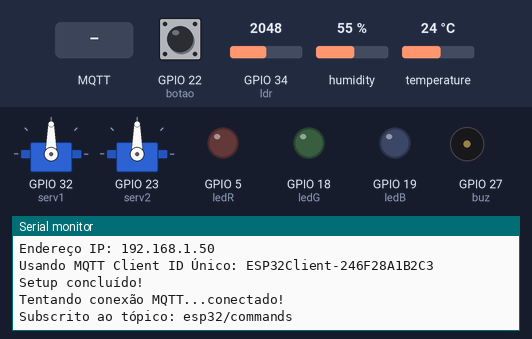
Simulated run of this sketch. Board: ESP32. Shown: 2 × servo, output pins drawn as LEDs (lit = HIGH), buzzer (waves = sounding, pin HIGH), the last lines printed to the serial monitor. The test bench sets the inputs (shaded band); at power-on: GPIO 22 (botao) HIGH, GPIO 34 (ldr) = 2048, humidity 55 %, temperature 24 °C. WiFi joins after 1.5 s; servers stay silent unless stated; uploads are accepted with an empty reply; random numbers use the default seed unless the sketch sets one; no MQTT or app messages arrive unless stated.

Above: at 2.7 s.
2.8 s: GPIO 22 (botao) pulled LOW for 0.15 s
At 3.3 s:
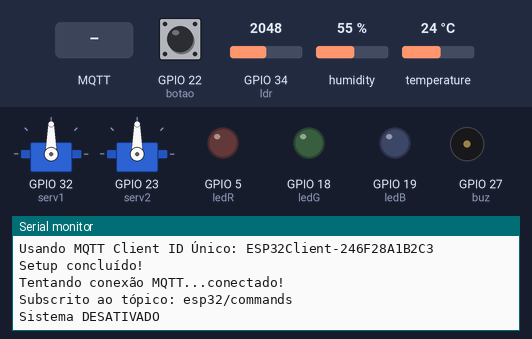
4.4 s: MQTT message "1" arrives on the first subscribed topic
At 5.6 s:
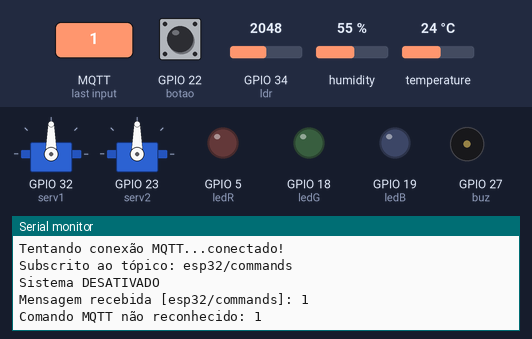
5.9 s: GPIO 22 (botao) pulled LOW for 1 s
At 7.6 s:
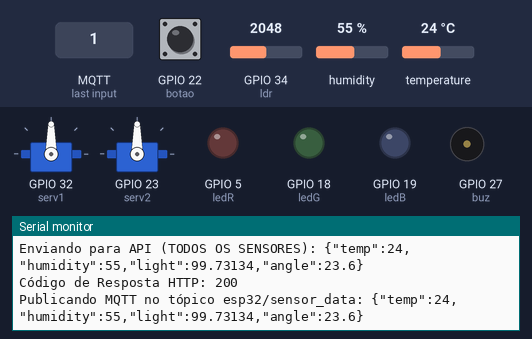

Measured:
- after the input at 2.8 s, the serial monitor: prints a new line at once (image 1)
- after the input at 4.4 s, the serial monitor: prints a new line at once (image 2)
- after the input at 5.9 s, the serial monitor: prints a new line at once (image 3)

The sketch:

controle-facial.ino
```cpp
#include "WiFi.h"
#include <PubSubClient.h>
#include <HTTPClient.h>
#include <ArduinoJson.h>
#include <DHT.h>
#include <ESP32Servo.h>

#define WIFI_SSID "Catatau"
#define WIFI_PASSWORD "ze colmeia"
#define WIFI_CHANNEL 6

#define dt 4
#define modelo DHT22
DHT dht(dt, modelo);

#define ldr 34
#define botao 22
#define serv1 32
#define serv2 23

#define ledR 5
#define ledG 18
#define ledB 19

#define buz 27

Servo servoNeck1;
Servo servoNeck2;

float temperatura = 0.0;
float umidade = 0.0;
float intensidadeLuz = 0.0;
float angle = 0.0;

unsigned long previousMillis = 0;
const long interval = 5000;
volatile bool systemEnabled = true;
volatile unsigned long lastInterruptTime = 0;

const float GAMMA = 0.7;
const float RL10 = 50.0;

const char* mqtt_server = "broker.hivemq.com";
const int mqtt_port = 1883;
String mqtt_client_id;
const char* mqtt_topic_publish = "esp32/sensor_data";
const char* mqtt_topic_subscribe = "esp32/commands";

WiFiClient espClient;
PubSubClient client(espClient);

const char* serverAddress = "https://9a6c8e2af1ee.ngrok-free.app/api/sensor-data";

void connectToWiFi();
void reconnectMQTT();
void callback(char* topic, byte* payload, unsigned int length);
void readMPU6050();
void ler_sensores();
void sendAllSensorDataHTTP();
void publishSensorDataMQTT();
void handleButtonInterrupt();

void processMqttCommand(String command);
void setLedColor(int r, int g, int b);
void beepBuzzer(String duration);
void setServoAngle(int angle);
String splitString(String data, char separator, int index);

void connectToWiFi() {
  Serial.print("Conectando à rede: ");
  Serial.println(WIFI_SSID);
  WiFi.mode(WIFI_STA);
  WiFi.begin(WIFI_SSID, WIFI_PASSWORD, WIFI_CHANNEL);
  unsigned long startAttemptTime = millis();
  while (WiFi.status() != WL_CONNECTED && millis() - startAttemptTime < 15000) {
    Serial.print(".");
    delay(500);
  }
  if (WiFi.status() == WL_CONNECTED) {
    Serial.println("\n\nConectado com sucesso!");
    Serial.print("Endereço IP: ");
    Serial.println(WiFi.localIP());
  } else {
    Serial.println("\n\nFalha ao conectar. Verifique o SSID e a senha.");
  }
}

void reconnectMQTT() {
  while (!client.connected()) {
    Serial.print("Tentando conexão MQTT...");
    if (client.connect(mqtt_client_id.c_str())) {
      Serial.println("conectado!");
      client.subscribe(mqtt_topic_subscribe);
      Serial.print("Subscrito ao tópico: ");
      Serial.println(mqtt_topic_subscribe);
    } else {
      Serial.print("falhou, rc=");
      Serial.print(client.state());
      Serial.println(" Tentando novamente em 5 segundos");
      delay(5000);
    }
  }
}

void callback(char* topic, byte* payload, unsigned int length) {
  String message = "";
  for (int i = 0; i < length; i++) {
    message += (char)payload[i];
  }
  Serial.print("Mensagem recebida [");
  Serial.print(topic);
  Serial.print("]: ");
  Serial.println(message);

  processMqttCommand(message);
}

void sendAllSensorDataHTTP() {
  if (WiFi.status() != WL_CONNECTED) {
    Serial.println("WiFi desconectado. Não é possível enviar HTTP.");
    return;
  }
  StaticJsonDocument<200> doc;
  doc["temp"] = temperatura;
  doc["humidity"] = umidade;
  doc["light"] = intensidadeLuz;
  doc["angle"] = angle;
  String jsonPayload;
  serializeJson(doc, jsonPayload);
  Serial.print("Enviando para API (TODOS OS SENSORES): ");
  Serial.println(jsonPayload);
  HTTPClient http;
  http.begin(serverAddress);
  http.addHeader("Content-Type", "application/json");
  int httpResponseCode = http.POST(jsonPayload);
  if (httpResponseCode > 0) {
    Serial.print("Código de Resposta HTTP: ");
    Serial.println(httpResponseCode);
  } else {
    Serial.print("Erro no envio HTTP: ");
    Serial.println(httpResponseCode);
    Serial.println(http.errorToString(httpResponseCode));
  }
  http.end();
}

void publishSensorDataMQTT() {
  if (!client.connected()) {
    reconnectMQTT();
  }
  StaticJsonDocument<200> doc;
  doc["temp"] = temperatura;
  doc["humidity"] = umidade;
  doc["light"] = intensidadeLuz;
  doc["angle"] = angle;
  String jsonPayload;
  serializeJson(doc, jsonPayload);
  Serial.print("Publicando MQTT no tópico ");
  Serial.print(mqtt_topic_publish);
  Serial.print(": ");
  Serial.println(jsonPayload);
  client.publish(mqtt_topic_publish, jsonPayload.c_str());
}

void readMPU6050() {
  angle = (float)random(-900, 900) / 10.0;
  Serial.print("Ângulo (Simulado): "); Serial.print(angle); Serial.println(" graus");
}

void ler_sensores(){
  float temp_lida = dht.readTemperature();
  float umid_lida = dht.readHumidity();

  if (!isnan(temp_lida) && !isnan(umid_lida)) {
    temperatura = temp_lida;
    umidade = umid_lida;
    Serial.print("Temperatura: "); Serial.print(temperatura); Serial.println(" C");
    Serial.print("Umidade: "); Serial.print(umidade); Serial.println(" %");
  } else {
    Serial.println("Erro ao ler o sensor DHT22!");
  }

  int adcLdr = analogRead(ldr);
  float voltage = adcLdr * (3.3 / 4095.0);
  float resistance = 10 * (3.3 - voltage) / voltage;

  intensidadeLuz = pow(RL10 / resistance, 1 / GAMMA) * 10;
  if (isnan(intensidadeLuz)) intensidadeLuz = 0;

  Serial.print("Intensidade Luminosa (Lux): "); Serial.println(intensidadeLuz);

  readMPU6050();
}

void processMqttCommand(String command) {
  if (command == "TOGGLE") {
    systemEnabled = !systemEnabled;
    Serial.print("Estado do sistema alterado para: ");
    Serial.println(systemEnabled ? "ATIVADO" : "DESATIVADO");
    return;
  }

  String tipo = splitString(command, ':', 0);
  String part1 = splitString(command, ':', 1);
  String part2 = splitString(command, ':', 2);
  String part3 = splitString(command, ':', 3);

  if (tipo == "LED") {
    String target = part1;
    String action = part2;
    String value = part3;

    if (target == "EYES" || target == "BOCA") {
      if (action == "ON") {
        int r = splitString(value, ',', 0).toInt();
        int g = splitString(value, ',', 1).toInt();
        int b = splitString(value, ',', 2).toInt();
        Serial.print("Acionando LED ("); Serial.print(target); Serial.print(") - R:"); Serial.print(r); Serial.print(" G:"); Serial.print(g); Serial.print(" B:"); Serial.println(b);
        setLedColor(r, g, b);
      } else if (action == "OFF") {
        Serial.print("Desligando LED ("); Serial.print(target); Serial.println(")");
        setLedColor(0, 0, 0);
      }
    }
  } else if (tipo == "SERVO") {
    String target = part1;
    int value = part2.toInt();

    if (target == "NECK") {
      Serial.print("Acionando Servos (Pescoço) para: "); Serial.println(value);
      setServoAngle(value);
    }
  } else if (tipo == "BUZZER") {
    String action = part1;
    String duration = part2;

    if (action == "BEEP") {
      Serial.print("Acionando Buzzer: "); Serial.println(duration);
      beepBuzzer(duration);
    }
  } else {
    Serial.print("Comando MQTT não reconhecido: ");
    Serial.println(command);
  }
}

void setLedColor(int r, int g, int b) {
  analogWrite(ledR, r);
  analogWrite(ledG, g);
  analogWrite(ledB, b);
}

void beepBuzzer(String duration) {
  if (duration == "LONG") {
    tone(buz, 2500, 1000);
  } else if (duration == "SHORT") {
    tone(buz, 2500, 1000);
  }
}

void setServoAngle(int angle) {
  angle = constrain(angle, 0, 180);
  servoNeck1.write(angle);
  servoNeck2.write(angle);
}

String splitString(String data, char separator, int index) {
  int found = 0;
  int strIndex[] = {0, -1};
  int maxIndex = data.length() - 1;

  for (int i = 0; i <= maxIndex && found <= index; i++) {
    if (data.charAt(i) == separator || i == maxIndex) {
      found++;
      strIndex[0] = strIndex[1] + 1;
      strIndex[1] = (i == maxIndex) ? i + 1 : i;
    }
  }
  return found > index ? data.substring(strIndex[0], strIndex[1]) : "";
}

void IRAM_ATTR handleButtonInterrupt() {
  if (millis() - lastInterruptTime > 500) {
    systemEnabled = !systemEnabled;
    lastInterruptTime = millis();
    Serial.print("Sistema ");
    Serial.println(systemEnabled ? "ATIVADO" : "DESATIVADO");
  }
}

void setup() {
  Serial.begin(115200);
  Serial.println("Inicializando o ESP32...");
  randomSeed(analogRead(0));

  dht.begin();
  pinMode(ldr, INPUT);
  pinMode(botao, INPUT_PULLUP);

  pinMode(ledR, OUTPUT);
  pinMode(ledG, OUTPUT);
  pinMode(ledB, OUTPUT);
  pinMode(buz, OUTPUT);

  servoNeck1.attach(serv1);
  servoNeck2.attach(serv2);

  setLedColor(0, 0, 0);
  servoNeck1.write(90);
  servoNeck2.write(90);

  attachInterrupt(digitalPinToInterrupt(botao), handleButtonInterrupt, FALLING);

  connectToWiFi();

  mqtt_client_id = "ESP32Client-";
  mqtt_client_id += WiFi.macAddress();
  mqtt_client_id.replace(":", "");
  Serial.print("Usando MQTT Client ID Único: ");
  Serial.println(mqtt_client_id);

  client.setServer(mqtt_server, mqtt_port);
  client.setCallback(callback);

  Serial.println("Setup concluído!");
}

void loop() {
  if (WiFi.status() != WL_CONNECTED) {
    Serial.println("\nConexão Wi-Fi perdida. Tentando reconectar...");
    connectToWiFi();
  }

  if (WiFi.status() == WL_CONNECTED && !client.connected()) {
    reconnectMQTT();
  }

  if (client.connected()) {
    client.loop();
  }

  unsigned long currentMillis = millis();

  if (systemEnabled && (currentMillis - previousMillis >= interval)) {
    previousMillis = currentMillis;

    ler_sensores();

    sendAllSensorDataHTTP();

    publishSensorDataMQTT();
  }
}
```
